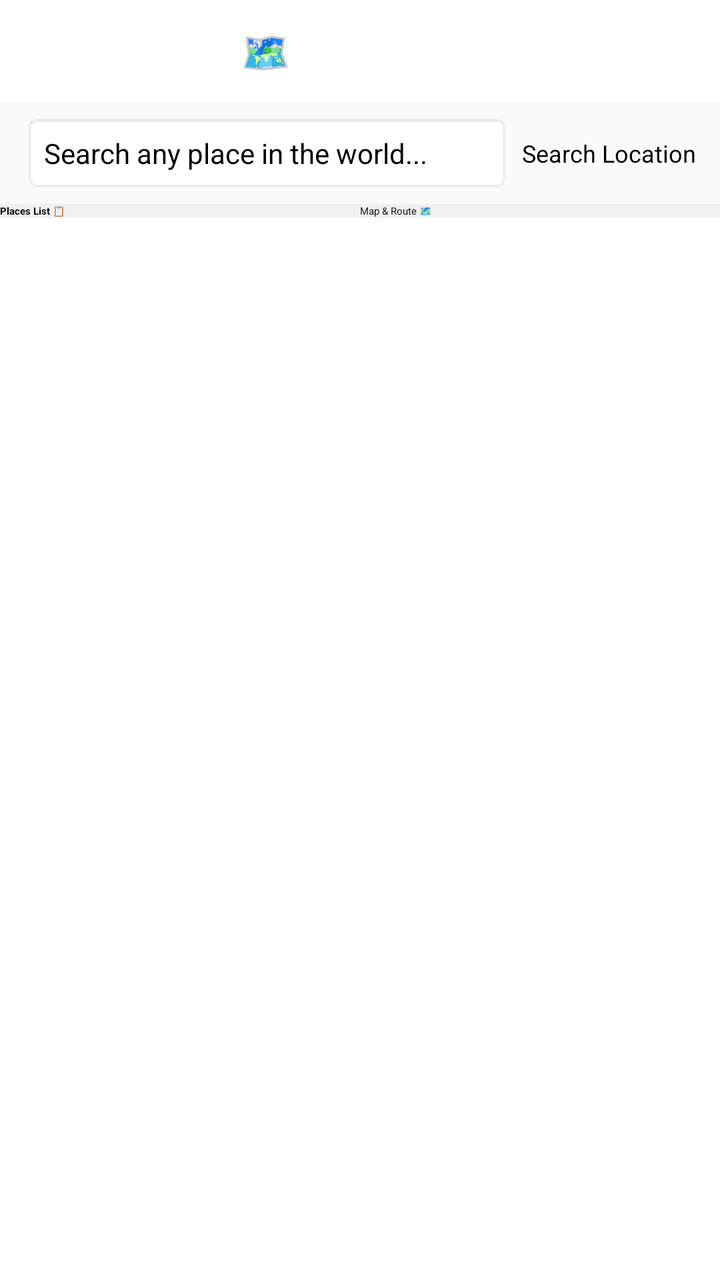
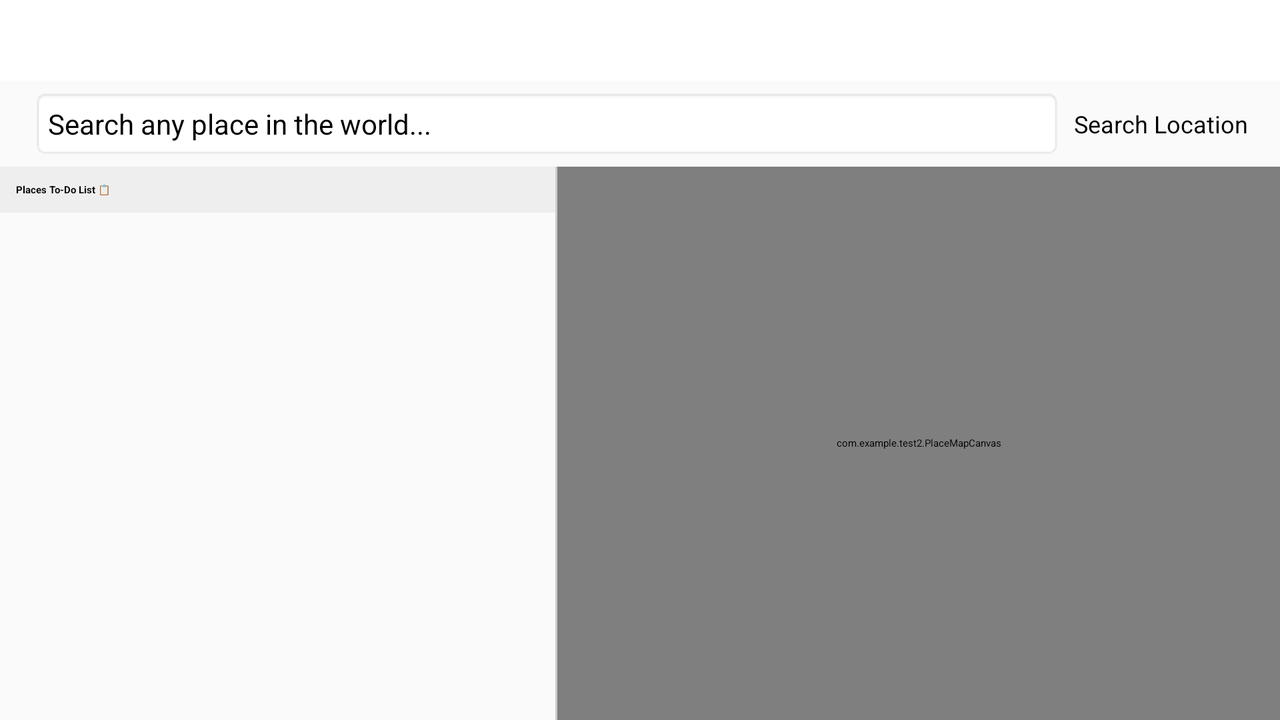

Two renders of one Android screen. The first uses the default layout on a phone; the second uses the alternative layout the repository ships for a different screen configuration, on a matching device. The two XML files are below.
<!-- AndroidManifest.xml: application theme Theme.Hello -->
<!-- res/layout/activity_main.xml -->
<?xml version="1.0" encoding="utf-8"?>
<LinearLayout xmlns:android="http://schemas.android.com/apk/res/android"
    xmlns:tools="http://schemas.android.com/tools"
    android:id="@+id/main"
    android:layout_width="match_parent"
    android:layout_height="match_parent"
    android:orientation="vertical"
    tools:context=".MainActivity">

    
    <LinearLayout
        android:layout_width="match_parent"
        android:layout_height="wrap_content"
        android:background="?attr/colorPrimary"
        android:elevation="4dp"
        android:gravity="center_vertical"
        android:orientation="horizontal"
        android:padding="12dp">

        <TextView
            android:layout_width="0dp"
            android:layout_height="wrap_content"
            android:layout_weight="1"
            android:text="DayPlanner 🗺️"
            android:textColor="@android:color/white"
            android:textSize="20sp"
            android:textStyle="bold" />

        <Button
            android:id="@+id/btnAddPlace"
            style="?attr/materialButtonOutlinedStyle"
            android:layout_width="wrap_content"
            android:layout_height="wrap_content"
            android:text="+ Add Place"
            android:textColor="@android:color/white" />

        <Button
            android:id="@+id/btnPlanDay"
            android:layout_width="wrap_content"
            android:layout_height="wrap_content"
            android:layout_marginStart="8dp"
            android:backgroundTint="#FF9800"
            android:text="Plan My Day"
            android:textColor="@android:color/white" />

    </LinearLayout>

    
    <LinearLayout
        android:layout_width="match_parent"
        android:layout_height="wrap_content"
        android:background="#FAFAFA"
        android:gravity="center_vertical"
        android:orientation="horizontal"
        android:paddingHorizontal="12dp"
        android:paddingVertical="6dp">

        <EditText
            android:id="@+id/etSearchPlace"
            android:layout_width="0dp"
            android:layout_height="wrap_content"
            android:layout_weight="1"
            android:background="@android:drawable/editbox_background"
            android:hint="Search any place in the world..."
            android:imeOptions="actionSearch"
            android:inputType="textCapWords"
            android:padding="10dp"
            android:textSize="14sp" />

        <Button
            android:id="@+id/btnSearch"
            android:layout_width="wrap_content"
            android:layout_height="wrap_content"
            android:layout_marginStart="6dp"
            android:text="Search Location"
            android:textSize="12sp" />

    </LinearLayout>

    
    <LinearLayout
        android:layout_width="match_parent"
        android:layout_height="wrap_content"
        android:background="#F0F0F0"
        android:orientation="horizontal"
        android:weightSum="2">

        <Button
            android:id="@+id/btnTabList"
            style="?attr/borderlessButtonStyle"
            android:layout_width="0dp"
            android:layout_height="wrap_content"
            android:layout_weight="1"
            android:text="Places List 📋"
            android:textStyle="bold" />

        <Button
            android:id="@+id/btnTabMap"
            style="?attr/borderlessButtonStyle"
            android:layout_width="0dp"
            android:layout_height="wrap_content"
            android:layout_weight="1"
            android:text="Map &amp; Route 🗺️" />

    </LinearLayout>

    
    <FrameLayout
        android:layout_width="match_parent"
        android:layout_height="0dp"
        android:layout_weight="1">

        
        <LinearLayout
            android:id="@+id/containerList"
            android:layout_width="match_parent"
            android:layout_height="match_parent"
            android:orientation="vertical">

            <ListView
                android:id="@+id/listViewPlaces"
                android:layout_width="match_parent"
                android:layout_height="match_parent"
                android:divider="#E0E0E0"
                android:dividerHeight="1dp" />

        </LinearLayout>

        
        <FrameLayout
            android:id="@+id/containerMap"
            android:layout_width="match_parent"
            android:layout_height="match_parent"
            android:visibility="gone">

            
            <com.example.test2.PlaceMapCanvas
                android:id="@+id/placeMapCanvas"
                android:layout_width="match_parent"
                android:layout_height="match_parent"
                android:visibility="visible" />

            
            <androidx.fragment.app.FragmentContainerView
                android:id="@+id/mapFragment"
                android:name="com.google.android.gms.maps.SupportMapFragment"
                android:layout_width="match_parent"
                android:layout_height="match_parent"
                android:visibility="gone" />

        </FrameLayout>

    </FrameLayout>

</LinearLayout>
<!-- resources referenced by this layout -->
<resources>

</resources>
<!-- res/layout-land/activity_main.xml (the repository's variant of the layout above) -->
<!-- drawn on the phone turned sideways -->
<?xml version="1.0" encoding="utf-8"?>
<LinearLayout xmlns:android="http://schemas.android.com/apk/res/android"
    xmlns:tools="http://schemas.android.com/tools"
    android:id="@+id/main"
    android:layout_width="match_parent"
    android:layout_height="match_parent"
    android:orientation="vertical"
    tools:context=".MainActivity">

    
    <LinearLayout
        android:layout_width="match_parent"
        android:layout_height="wrap_content"
        android:background="?attr/colorPrimary"
        android:elevation="4dp"
        android:gravity="center_vertical"
        android:orientation="horizontal"
        android:paddingHorizontal="16dp"
        android:paddingVertical="8dp">

        <TextView
            android:layout_width="0dp"
            android:layout_height="wrap_content"
            android:layout_weight="1"
            android:text="DayPlanner - Sightseeing To-Do &amp; Route"
            android:textColor="@android:color/white"
            android:textSize="18sp"
            android:textStyle="bold" />

        <Button
            android:id="@+id/btnAddPlace"
            style="?attr/materialButtonOutlinedStyle"
            android:layout_width="wrap_content"
            android:layout_height="wrap_content"
            android:text="+ Add Place"
            android:textColor="@android:color/white" />

        <Button
            android:id="@+id/btnPlanDay"
            android:layout_width="wrap_content"
            android:layout_height="wrap_content"
            android:layout_marginStart="8dp"
            android:backgroundTint="#FF9800"
            android:text="Plan My Day"
            android:textColor="@android:color/white" />

    </LinearLayout>

    
    <LinearLayout
        android:layout_width="match_parent"
        android:layout_height="wrap_content"
        android:background="#FAFAFA"
        android:gravity="center_vertical"
        android:orientation="horizontal"
        android:paddingHorizontal="16dp"
        android:paddingVertical="4dp">

        <EditText
            android:id="@+id/etSearchPlace"
            android:layout_width="0dp"
            android:layout_height="wrap_content"
            android:layout_weight="1"
            android:background="@android:drawable/editbox_background"
            android:hint="Search any place in the world..."
            android:imeOptions="actionSearch"
            android:inputType="textCapWords"
            android:padding="8dp"
            android:textSize="14sp" />

        <Button
            android:id="@+id/btnSearch"
            android:layout_width="wrap_content"
            android:layout_height="wrap_content"
            android:layout_marginStart="6dp"
            android:text="Search Location"
            android:textSize="12sp" />

    </LinearLayout>

    
    <LinearLayout
        android:layout_width="match_parent"
        android:layout_height="0dp"
        android:layout_weight="1"
        android:baselineAligned="false"
        android:orientation="horizontal">

        
        <LinearLayout
            android:layout_width="0dp"
            android:layout_height="match_parent"
            android:layout_weight="1"
            android:background="#FAFAFA"
            android:orientation="vertical">

            <TextView
                android:layout_width="match_parent"
                android:layout_height="wrap_content"
                android:background="#EEEEEE"
                android:padding="8dp"
                android:text="Places To-Do List 📋"
                android:textColor="@android:color/black"
                android:textStyle="bold" />

            <ListView
                android:id="@+id/listViewPlaces"
                android:layout_width="match_parent"
                android:layout_height="match_parent"
                android:divider="#E0E0E0"
                android:dividerHeight="1dp" />

        </LinearLayout>

        
        <View
            android:layout_width="1dp"
            android:layout_height="match_parent"
            android:background="#CCCCCC" />

        
        <FrameLayout
            android:layout_width="0dp"
            android:layout_height="match_parent"
            android:layout_weight="1.3">

            
            <com.example.test2.PlaceMapCanvas
                android:id="@+id/placeMapCanvas"
                android:layout_width="match_parent"
                android:layout_height="match_parent"
                android:visibility="visible" />

            
            <androidx.fragment.app.FragmentContainerView
                android:id="@+id/mapFragment"
                android:name="com.google.android.gms.maps.SupportMapFragment"
                android:layout_width="match_parent"
                android:layout_height="match_parent"
                android:visibility="gone" />

        </FrameLayout>

    </LinearLayout>

</LinearLayout>
